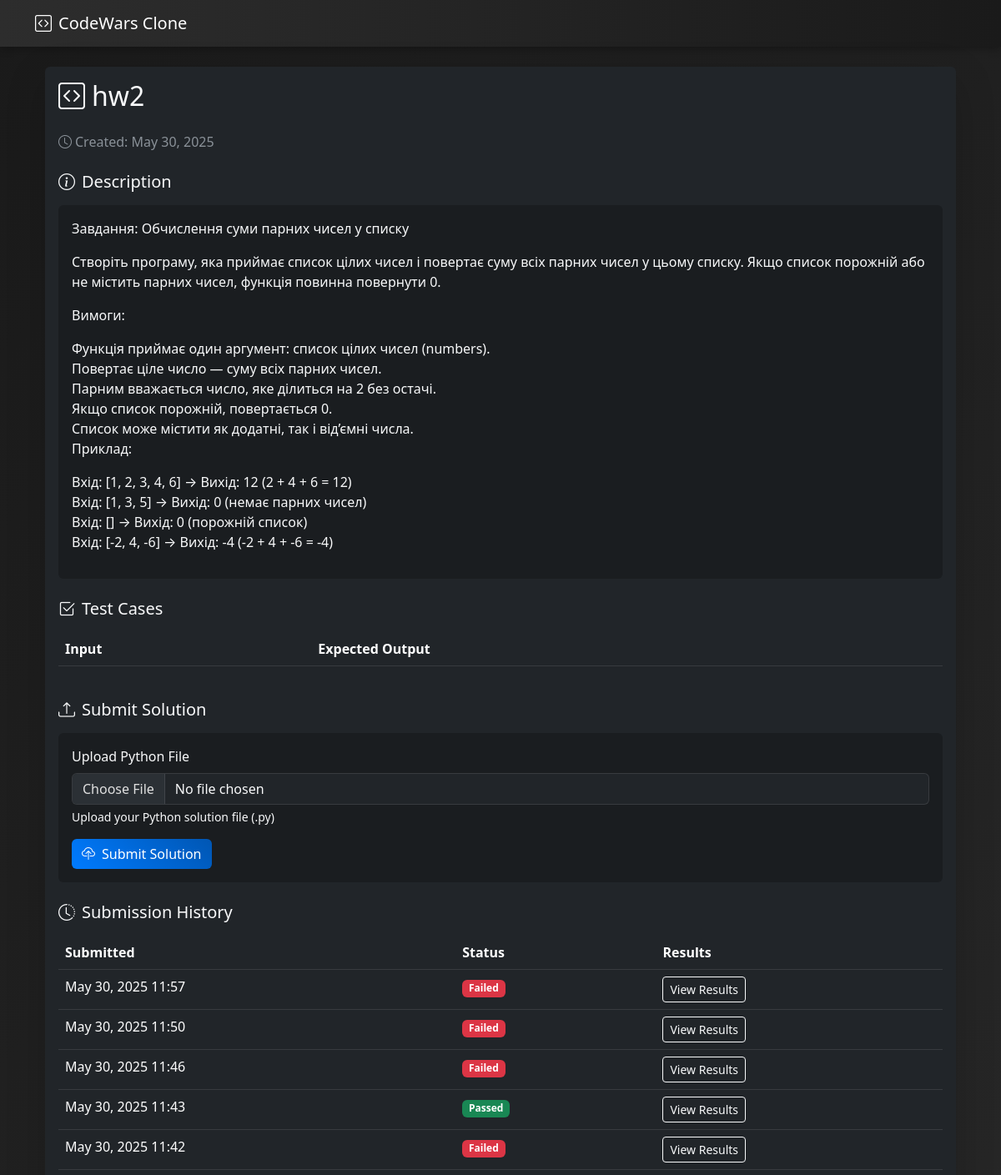
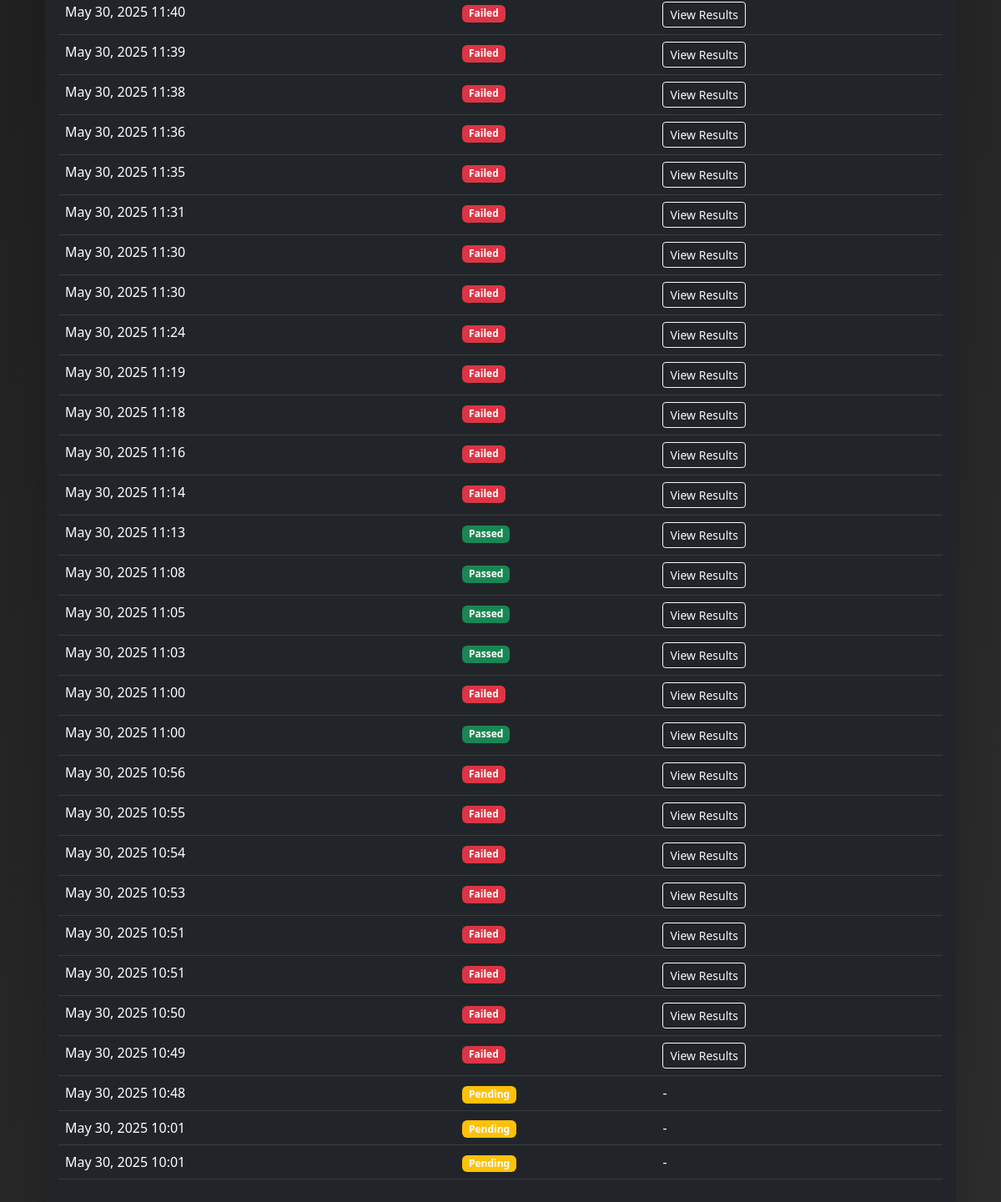
The app's page /tasks/2/ with its own data (2 pictures, top to bottom).
### tasks/models.py (models this page shows, shortened)
class Task(models.Model):
    title = models.CharField(max_length=200)
    description = models.TextField(null=True, blank=True)
    test_cases = models.JSONField(default=dict, null=True, blank=True)
    created_at = models.DateTimeField(auto_now_add=True)

class Solution(models.Model):
    task = models.ForeignKey(Task, on_delete=models.CASCADE, related_name='solutions')
    code_file = models.FileField(upload_to='solutions/')
    submitted_at = models.DateTimeField(auto_now_add=True)
    status = models.CharField(max_length=20, default='pending',
                            choices=[('pending', 'Pending'),
                                   ('running', 'Running'),
                                   ('passed', 'Passed'),
                                   ('failed', 'Failed')])
    test_results = models.JSONField(default=dict, null=True, blank=True)

### tasks/views.py (the view, shortened to what this page needs)
# urls.py: path('<int:task_id>/', views.task_detail, name='task_detail'),
def task_detail(request, task_id):
    task = get_object_or_404(Task, id=task_id)
    solutions = task.solutions.all().order_by('-submitted_at')
    return render(request, 'tasks/task_detail.html', {
        'task': task,
        'solutions': solutions
    })

### tasks/templates/tasks/task_detail.html (shortened to what this page needs)
{% extends 'tasks/base.html' %}
{% block content %}
<div class="container mt-4 animate__animated animate__fadeIn">
    <div class="card bg-dark text-light border-0 shadow-lg">
        <div class="card-body">
            <h2 class="card-title mb-4">
                <i class="bi bi-code-square me-2"></i>{{ task.title }}
            </h2>
            <p class="text-muted mb-4">
                <i class="bi bi-clock me-1"></i>Created: {{ task.created_at|date:"F j, Y" }}
            </p>
            <div class="mb-4">
                <h5 class="mb-3"><i class="bi bi-info-circle me-2"></i>Description</h5>
                <div class="bg-dark-subtle p-3 rounded">
                    {{ task.description|linebreaks }}
                </div>
            </div>
            <div class="mb-4">
                <h5 class="mb-3"><i class="bi bi-check2-square me-2"></i>Test Cases</h5>
                <div class="table-responsive">
                    <table class="table table-dark table-hover">
                        <thead>
                            <tr>
                                <th>Input</th>
                                <th>Expected Output</th>
                            </tr>
                        </thead>
                    </table>
                </div>
            </div>
            <div class="mb-4">
                <h5 class="mb-3"><i class="bi bi-upload me-2"></i>Submit Solution</h5>
                <form method="post" enctype="multipart/form-data" class="bg-dark-subtle p-3 rounded">
                    <div class="mb-3">
                        <label for="code_file" class="form-label">Upload Python File</label>
                        <input type="file" class="form-control bg-dark text-light" id="code_file" name="code_file" accept=".py" required>
                        <div class="form-text text-light-emphasis">Upload your Python solution file (.py)</div>
                    </div>
                    <button type="submit" class="btn btn-primary">
                        <i class="bi bi-cloud-upload me-2"></i>Submit Solution
                    </button>
                </form>
            </div>
            {% if solutions %}
            <div class="mb-4">
                <h5 class="mb-3"><i class="bi bi-clock-history me-2"></i>Submission History</h5>
                <div class="table-responsive">
                    <table class="table table-dark table-hover">
                        <thead>
                            <tr>
                                <th>Submitted</th>
                                <th>Status</th>
                                <th>Results</th>
                            </tr>
                        </thead>
                        <tbody>
                            {% for solution in solutions %}
                            <tr>
                                <td>{{ solution.submitted_at|date:"F j, Y H:i" }}</td>
                                <td>
                                    {% if solution.status == 'pending' %}
                                        <span class="badge bg-warning">Pending</span>
                                    {% elif solution.status == 'passed' %}
                                        <span class="badge bg-success">Passed</span>
                                    {% elif solution.status == 'failed' %}
                                        <span class="badge bg-danger">Failed</span>
                                    {% endif %}
                                </td>
                                <td>
                                    {% if solution.test_results %}
                                        <button class="btn btn-sm btn-outline-light" type="button" data-bs-toggle="collapse" data-bs-target="#results-{{ solution.id }}">
                                            View Results
                                        </button>
                                    {% else %}
                                        -
                                    {% endif %}
                                </td>
                            </tr>
                            {% endfor %}
                        </tbody>
                    </table>
                </div>
            </div>
            {% endif %}
        </div>
    </div>
</div>
{% endblock %}

### tasks/templates/tasks/base.html (style rules this page uses)
:root { --bs-body-bg: #1a1a1a; --bs-body-color: #e0e0e0; }
body { background: linear-gradient(135deg, #1a1a1a 0%, #2d2d2d 100%); min-height: 100vh; }
.card { background: rgba(45, 45, 45, 0.9); backdrop-filter: blur(10px); border: 1px solid rgba(255, 255, 255, 0.1); box-shadow: 0 4px 15px rgba(0, 0, 0, 0.2); transition: transform 0.3s ease, box-shadow 0.3s ease; }
.btn-primary { background: linear-gradient(45deg, #007bff, #0056b3); border: none; transition: transform 0.2s ease, box-shadow 0.2s ease; }
.table { color: #e0e0e0; }
.table td, .table th { border-color: rgba(255, 255, 255, 0.1); }
.form-control { background: rgba(30, 30, 30, 0.9); border: 1px solid rgba(255, 255, 255, 0.1); color: #e0e0e0; }

### records on screen
Task: title "hw2", created_at "May 30, 2025", description "Завдання: Обчислення суми парних чисел у списку Створіть програму, яка приймає список цілих чисел і повертає суму всіх парних чисел у цьому списку. Якщо список порожній або не містить парних чисел, функція повинна повернути 0. Вимоги: Функція приймає один аргумент: список цілих чисел (numbers). Повертає ціле число — суму всіх парних чисел. Парним вважається число, яке ділиться на 2 без остачі. Якщо список порожній, повертається 0. Список може містити як додатні, так і від’ємні числа. Приклад: Вхід: [1, 2, 3, 4, 6] → Вихід: 12 (2 + 4 + 6 = 12) Вхід: [1, 3, 5] → Вихід: 0 (немає парних чисел) Вхід: [] → Вихід: 0 (порожній список) Вхід: [-2, 4, -6] → Вихід: -4 (-2 + 4 + -6 = -4)"
Solution: submitted_at "May 30, 2025 11:57", status "Failed"
Solution: submitted_at "May 30, 2025 11:50", status "Failed"
Solution: submitted_at "May 30, 2025 11:46", status "Failed"
Solution: submitted_at "May 30, 2025 11:43", status "Passed"
Solution: submitted_at "May 30, 2025 11:42", status "Failed"
Solution: submitted_at "May 30, 2025 11:40", status "Failed"
Solution: submitted_at "May 30, 2025 11:39", status "Failed"
Solution: submitted_at "May 30, 2025 11:38", status "Failed"
Solution: submitted_at "May 30, 2025 11:36", status "Failed"
Solution: submitted_at "May 30, 2025 11:35", status "Failed"
Solution: submitted_at "May 30, 2025 11:31", status "Failed"
Solution: submitted_at "May 30, 2025 11:30", status "Failed"
Solution: submitted_at "May 30, 2025 11:30", status "Failed"
Solution: submitted_at "May 30, 2025 11:24", status "Failed"
Solution: submitted_at "May 30, 2025 11:19", status "Failed"
Solution: submitted_at "May 30, 2025 11:18", status "Failed"
Solution: submitted_at "May 30, 2025 11:16", status "Failed"
Solution: submitted_at "May 30, 2025 11:14", status "Failed"
Solution: submitted_at "May 30, 2025 11:13", status "Passed"
Solution: submitted_at "May 30, 2025 11:08", status "Passed"
Solution: submitted_at "May 30, 2025 11:05", status "Passed"
Solution: submitted_at "May 30, 2025 11:03", status "Passed"
Solution: submitted_at "May 30, 2025 11:00", status "Failed"
Solution: submitted_at "May 30, 2025 11:00", status "Passed"
Solution: submitted_at "May 30, 2025 10:56", status "Failed"
Solution: submitted_at "May 30, 2025 10:55", status "Failed"
Solution: submitted_at "May 30, 2025 10:54", status "Failed"
Solution: submitted_at "May 30, 2025 10:53", status "Failed"
Solution: submitted_at "May 30, 2025 10:51", status "Failed"
Solution: submitted_at "May 30, 2025 10:51", status "Failed"
Solution: submitted_at "May 30, 2025 10:50", status "Failed"
Solution: submitted_at "May 30, 2025 10:49", status "Failed"
Solution: submitted_at "May 30, 2025 10:48", status "Pending"
Solution: submitted_at "May 30, 2025 10:01", status "Pending"
Solution: submitted_at "May 30, 2025 10:01", status "Pending"
